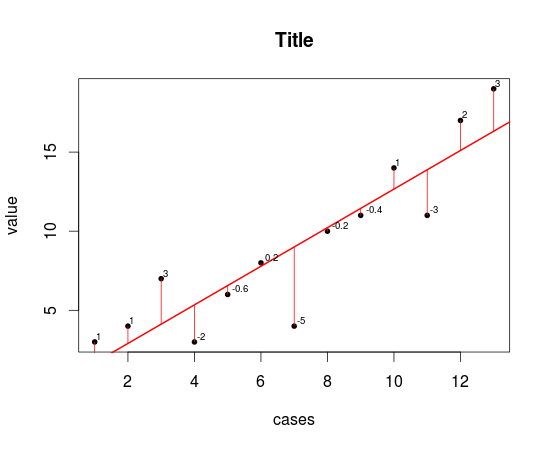

Write the R code that produced this figure.
##' Plot a single vector of points into a scaterplot 
##' and draw regression line with distance from points.
##' @title plot.points
##' @param invector 
##' @param line 
##' @param dist 
##' @param xtitle 
##' @param ytitle 
##' @param title 
##' @author Dimitris Kavroudakis, www.dimitrisk.gr
plot.points=function(invector,line=T,dist=F,xtitle="cases",ytitle="value",title="Title"){
  x=c(1:length(invector))
  mod1=lm(invector ~ x)
  plot(x, invector, xlab=xtitle, ylab=ytitle, pch=20, main=title)
    if (line){
      abline(mod1, lwd=2, col="red")
      if(dist){
        res = signif(residuals(mod1), 1)
        pre = predict(mod1)
        segments(x, invector, x, pre, col="red")
        library(calibrate)
        textxy(x, invector, res, cx=0.6)
      }
    }
}

x = c(3,4,7,3,6,8,4,10,11,14,11,17,19)
plot.points(x, line=T, dist=T)
